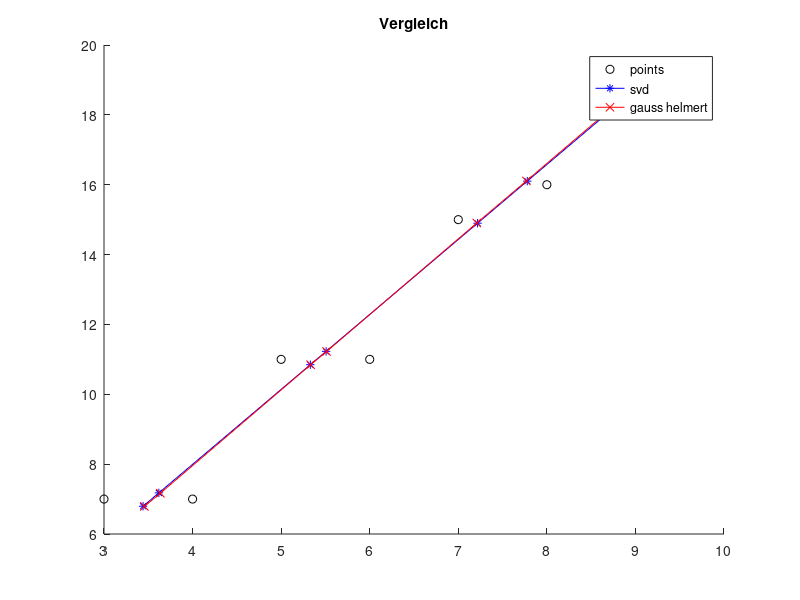

Source code (MATLAB):
%% Initialisierung
clc
% clear all
close all

%% Data
t = [3,4,5,6,7,8,9]';
h = [7,7,11,11,15,16,19]';

A2 = t;
A1 = ones(7,1);
B = h;

%% Step 1
% n1 = n2 = d = 1
H = [A1, A2, B];

[Q,R] = qr(H);
R11 = R(1,1);
R12 = R(1,2:3);
R22 = R(2:3,2:3);

%% Step 2
[U,S,V] = svd(R22);
Z2 = V(:,2);
Z1 = R11 \ (-R12) * Z2;

%% Step 3
% Rz = [Z1;Z2] / norm([Z1;Z2]);
Rz = [Z1;Z2] ;
Y = Rz(1:2);
Tao = Rz(3);

X_dach_GSVD = -Y * inv(Tao);

R22_tilde = -R22 * Z2 * Z2';
R22_neu = R22 + R22_tilde;
R_neu = [R11,R12];
R_neu = [R_neu;zeros(2,1),R22_neu];
R_neu = [R_neu;zeros(4,3)];
H_neu = Q * R_neu;

t_svd = H_neu(:,2);
h_svd = H_neu(:,3);


%% GHM ohne
P = diag(ones(14,1));

A = [t,ones(7,1)];
x0 = (A' * A) \ A' * h; % a0,b0
y = [h;t];
y0 = [h;t];
dx_dach = 1;
j = 1;
x_dach = x0;

xohne = zeros(2,8);
xohne(:,1) = x0;
while norm(dx_dach) > 10e-8
    dy = -(y - y0);
    w0 = y(1:7) - x_dach(1) * y(8:14) - x_dach(2);
    A = [-y(1:7), -ones(7,1)];    
    B1 = eye(7);
    B2 = eye(7) * (-x_dach(1));
    Bt = [B1,B2];
    N = [Bt * inv(P) * Bt' ,-A;
    -A', zeros(2)];

    w = w0 + Bt * dy;
    k = [w;zeros(2,1)];
    L = N \ k;
    lambda = L(1:7);
    dx_dach = L(8:9);
    x_dach = x_dach + dx_dach;
    
    xohne(:,j+1) = x_dach;
    
    e = -inv(P) * Bt' * lambda;
    y0 = y + e;
    j = j+1;
end

t_dach_gh1 = y0(8:14);
h_dach_gh1 = y0(1:7);
x_GHMohne = x_dach;

figure
hold on
title("Vergleich")
plot(t,h,"ok");
plot(t_svd,h_svd,"*-","color",'b')
plot(t_dach_gh1,h_dach_gh1,'x-',"color",'r');
legend('points','svd','gauss helmert')